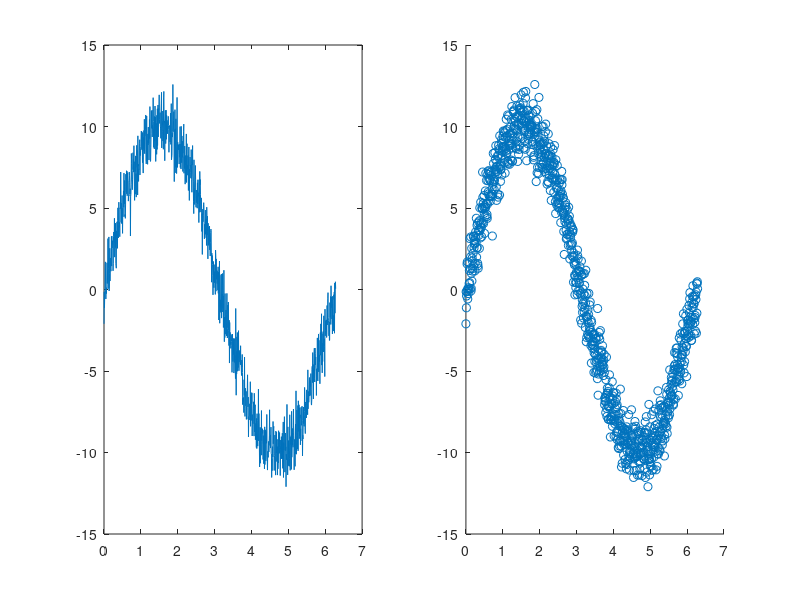

MATLAB code to generate this figure:
clc, clearvars, close all

%% Bar Chart
x = 1:10;
bar(x)

%% Histogram
y = randn(1000,1);
hist(y)

%% Pie Chart
z = 1:5;
pie(z)

%% Scatter Plot
t = linspace(0, 2*pi, 1000);
f = 10*sin(t) + randn(1, 1000);

figure(1)
subplot(1,2,1)
plot(t, f)
subplot(1,2,2)
scatter(t, f)